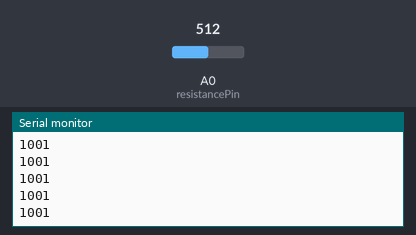
Recording of a program running on a simulated Arduino Uno, built with avr-gcc and run on an emulated ATmega328P. Parts: the last lines printed to the serial monitor. The inputs (shaded band) are chosen by the test bench; at power-on: A0 (resistancePin) = 512.

Above: at 1.2 s.
1.3 s: A0 (resistancePin) set to 716
At 1.48 s:
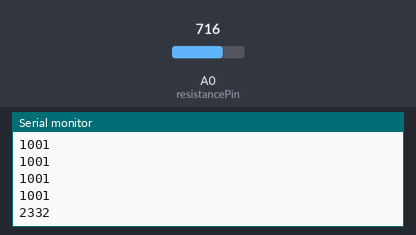
2.8 s: A0 (resistancePin) set to 900
At 2.84 s:
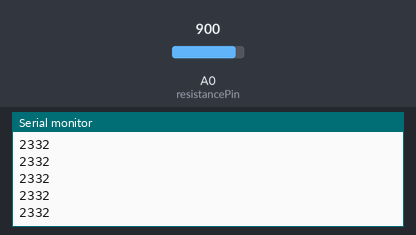
Timing chart, 0 to 5.8 s (numbered marks = the images above; inputs shaded):
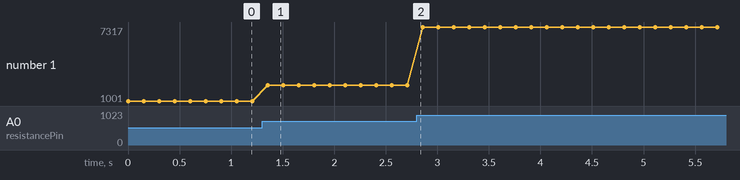

Measured:
- after the input at 1.3 s, the serial monitor: prints a new line after 0.05 s (image 1)
- plotted number 1: 1001 → 2332 after the input at 1.3 s, 2332 → 7317 after the input at 2.8 s

The program:

main.cpp
```cpp
#include "Arduino.h"
#include <Ohmmetre.hpp>

int resistancePin {A0};
unsigned int tensionEntree {5};
unsigned int resistanceFix {1000};

unsigned int resistanceInconnue {};


Ohmmetre ohmmetre(resistancePin, tensionEntree, resistanceFix, resistancePin);

void setup()
{
  Serial.begin(9600);
}

void loop()
{
  Serial.println(ohmmetre.mesurerResistance());
  delay(150);
  //Nous donne un resultats entre 0 et 1023
}
```

Ohmmetre.cpp
```cpp
#include "Arduino.h"
#include "Ohmmetre.hpp"


Ohmmetre::Ohmmetre(int brocheOhmmetre, int tensionEntree, int resistanceFix, int resistancePin)
    :brocheOhmmetre(brocheOhmmetre), tensionEntree(tensionEntree), resistanceFix(resistanceFix), resistancePin(resistancePin)
{
    //implémentation
}

int Ohmmetre::mesurerResistance()
{
    unsigned int  resistanceInconnue = analogRead(resistancePin);
    double tensionSortie = resistanceInconnue * 5.0 / 1023; //Pour obtenir la tension de sortie
    resistanceInconnue = resistanceFix * tensionSortie / (tensionEntree - tensionSortie); //pour obtenir la valeur de la R2

    return resistanceInconnue;
}
```

Ohmmetre.hpp
```cpp
#ifndef OHMMETRE_HPP
#define OHMMETRE_HPP

class Ohmmetre
{
    public:
        int mesurerResistance ();
        Ohmmetre(int brocheOhmmetre, int tensionEntree, int resistanceFix, int resistancePin);

    private:
        int brocheOhmmetre;
        int tensionEntree;
        int resistanceFix;
        int resistancePin;
};

#endif
```
